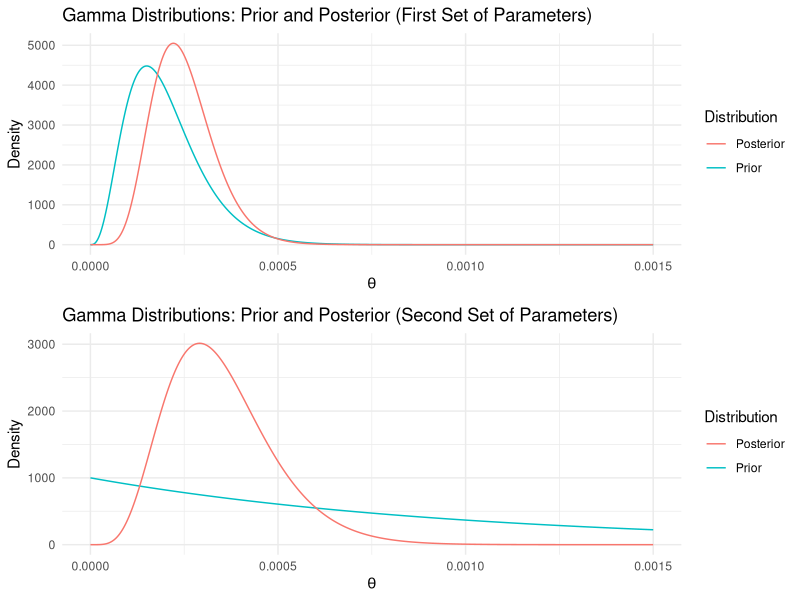

Write the R code that produced this figure.
#Page 388

library(ggplot2)
library(gridExtra)

gamma_density <- function(x, shape, rate) {
  dgamma(x, shape, rate)
}

n <- 5
lifetimes <- c(2911, 3403, 3237, 3509, 3118)
y <- sum(lifetimes)
prior_shape1 <- 4
prior_rate1 <- 20000
posterior_shape1 <- n + prior_shape1
posterior_rate1 <- y + prior_rate1

prior_shape2 <- 1
prior_rate2 <- 1000
posterior_shape2 <- n + prior_shape2
posterior_rate2 <- y + prior_rate2

theta <- seq(0, 0.0015, length.out = 1000)

prior_density1 <- gamma_density(theta, prior_shape1, prior_rate1)
posterior_density1 <- gamma_density(theta, posterior_shape1, posterior_rate1)
prior_density2 <- gamma_density(theta, prior_shape2, prior_rate2)
posterior_density2 <- gamma_density(theta, posterior_shape2, posterior_rate2)

data1 <- data.frame(
  theta = theta,
  Prior = prior_density1,
  Posterior = posterior_density1
)

data2 <- data.frame(
  theta = theta,
  Prior = prior_density2,
  Posterior = posterior_density2
)

p1 <- ggplot(data1, aes(x = theta)) +
  geom_line(aes(y = Prior, color = "Prior")) +
  geom_line(aes(y = Posterior, color = "Posterior")) +
  labs(
    title = "Gamma Distributions: Prior and Posterior (First Set of Parameters)",
    x = expression(theta),
    y = "Density",
    color = "Distribution"
  ) +
  theme_minimal()

p2 <- ggplot(data2, aes(x = theta)) +
  geom_line(aes(y = Prior, color = "Prior")) +
  geom_line(aes(y = Posterior, color = "Posterior")) +
  labs(
    title = "Gamma Distributions: Prior and Posterior (Second Set of Parameters)",
    x = expression(theta),
    y = "Density",
    color = "Distribution"
  ) +
  theme_minimal()

grid.arrange(p1, p2, nrow = 2)
